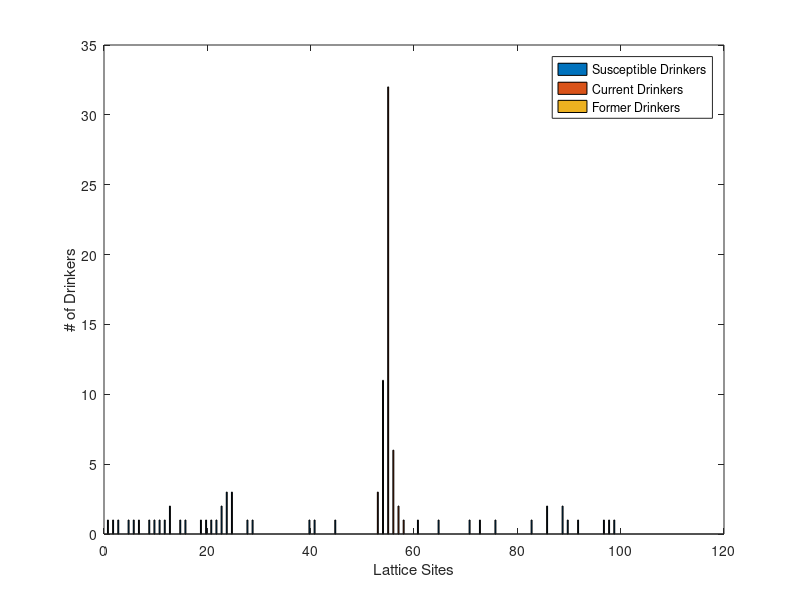
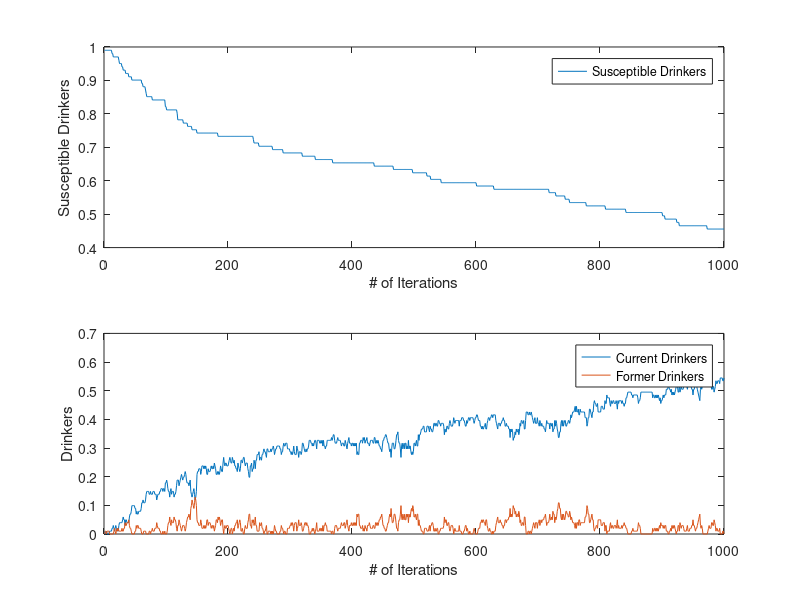

Recreate these plots in MATLAB, in order.
tic

N = 100; %number of lattices
Generations = 1000; %number of generations
p = .5; %probability of movement
pd = .3; %probability of drinkers to stop drinking
pr = .3; %probability of former drinkers to drink again

pb = .8; %probabality of attraction to bar (self-implemented)

S = zeros(1,N); %Susceptible
D = zeros(1,N); %Current Drinkers
R = zeros(1,N); %Former Drinkers
B = zeros(1,N); %Placement of Bar

%Storage of variables for per generation comparison
Sgen = zeros(Generations,1);
Dgen = zeros(Generations,1);
Rgen = zeros(Generations,1);
Bgen = zeros(Generations,1);

NumberOfBars = 5;

%Mapping Variable
Datay = zeros(N,3);

%Initialization of Susceptible Drinkers
for cnt = 1:N
    S(cnt) = 1;
end

%Initialization of Current Drinker in the middle of the lattice
D(floor(N/2)) = 1;

%Lattice Mapping 1
    for mcnt = 1:N
        Datay(mcnt,1) = S(mcnt);
        Datay(mcnt,2) = D(mcnt);
        Datay(mcnt,3) = R(mcnt);
    end
    Datax = 1:1:100;
    bar(Datax,Datay);
    legend('Susceptible Drinkers', 'Current Drinkers', 'Former Drinkers');
    xlabel('Lattice Sites');
    ylabel('# of Drinkers');
   
    pause
%End of Lattice Mapping

for iBar=1:NumberOfBars
    rowBar = randi([1,N]);
    B(rowBar) = B(rowBar) + 1;
    fprintf('A Bar is situated in %d\n', rowBar);
end

for gencnt = 1:Generations

    
    %Movement of Persons
    for mcnt = 1:N
        %Movement of S
        Scell = S(mcnt);
        for lcnt = 1:Scell
            switch(mcnt)
                case 1 %left most site can only move right
                    if rand() > (1-p)
                        S(mcnt) = S(mcnt) - 1;
                        S(mcnt+1) = S(mcnt+1) + 1;
                    end
                case N %right most site can only move left
                    if rand() > (1-p)
                        S(mcnt) = S(mcnt) - 1;
                        S(mcnt-1) = S(mcnt-1) + 1;
                    end
                otherwise %if at any site, 50-50 chance of going left or right
                    if rand() > (1-p)
                        if rand() > .5
                            S(mcnt) = S(mcnt) - 1;
                            S(mcnt+1) = S(mcnt+1) + 1;
                        else
                            S(mcnt) = S(mcnt) - 1;
                            S(mcnt-1) = S(mcnt-1) + 1;
                        end
                    end
            end
        end
        
        %Movement of D, only current drinkers are affected by the bar
        Dcell = D(mcnt);
        for lcnt = 1:Dcell
            if gencnt < 2
                switch(mcnt)
                    case 1 %left most site can only move right
                        if rand() > (1-p)
                            D(mcnt) = D(mcnt) - 1;
                            D(mcnt+1) = D(mcnt+1) + 1;
                        end
                    case N %right most site can only move left
                        if rand() > (1-p)
                            D(mcnt) = D(mcnt) - 1;
                            D(mcnt-1) = D(mcnt-1) + 1;
                        end
                    otherwise %if at any site and not within proximity of bar, 50-50 chance of going left or right
                        if rand() > (1-p)
                            if rand() > .5
                                D(mcnt) = D(mcnt) - 1;
                                D(mcnt+1) = D(mcnt+1) + 1;
                            else
                                D(mcnt) = D(mcnt) - 1;
                                D(mcnt-1) = D(mcnt-1) + 1;
                            end
                        end
                end
            else
                    switch(mcnt)%if current drinker is within proximity of a bar, it is more likely to move closer towards the bar.
                        case 1 %left most site can only move right
                            if B(mcnt) > 0 %if drinker is at the bar, it is less likely to move
                                if rand() > pb
                                    D(mcnt) = D(mcnt) - 1;
                                    D(mcnt+1) = D(mcnt+1) + 1;
                                end
                            else
                                if rand() > (1-p) %movement based on probability if not in bar
                                    D(mcnt) = D(mcnt) - 1;
                                    D(mcnt+1) = D(mcnt+1) + 1;
                                end
                            end
                        case N %right most site can only move left
                            if B(mcnt) > 0 %if drinker is at the bar, it is less likely to move
                                if rand() > pb
                                    D(mcnt) = D(mcnt) - 1;
                                    D(mcnt-1) = D(mcnt-1) + 1;
                                end
                            else
                                if rand() > (1-p) %movement based on probability if not in bar
                                    D(mcnt) = D(mcnt) - 1;
                                    D(mcnt-1) = D(mcnt-1) + 1;
                                end
                            end
                        otherwise
                            if B(mcnt) > 0 %if drinker is at the bar, it is less likely to move
                                if rand() > pb
                                    if rand() > .5 %50-50 chance of moving left or right from the bar
                                        D(mcnt) = D(mcnt) - 1;
                                        D(mcnt+1) = D(mcnt+1) + 1;
                                    else
                                        D(mcnt) = D(mcnt) - 1;
                                        D(mcnt-1) = D(mcnt-1) + 1;
                                    end
                                end
                            else
                                if rand() > (1-p) %movement based on probability if not in bar
                                    if rand() > (1-pb) %movement towards the bar is greatly favored if within proximity of it
                                        if (mcnt-rowBar) < 0
                                            D(mcnt) = D(mcnt) - 1;
                                            D(mcnt+1) = D(mcnt+1) + 1;
                                        elseif (mcnt-rowBar) >= 0
                                            D(mcnt) = D(mcnt) - 1;
                                            D(mcnt-1) = D(mcnt-1) + 1;
                                        end
                                    else
                                        if (mcnt-rowBar) < 0
                                            D(mcnt) = D(mcnt) - 1;
                                            D(mcnt-1) = D(mcnt-1) + 1;
                                        elseif (mcnt-rowBar) >= 0
                                            D(mcnt) = D(mcnt) - 1;
                                            D(mcnt+1) = D(mcnt+1) + 1;
                                        end
                                    end
                                end
                            end
                    end
            end
        end
        
        %Movement of R
        Rcell = R(mcnt);
        for lcnt = 1:Rcell
            switch(mcnt)
                case 1 %left most site can only move right
                    if rand() > (1-p)
                        R(mcnt) = R(mcnt) - 1;
                        R(mcnt+1) = R(mcnt+1) + 1;
                    end
                case N %right most site can only move left
                    if rand() > (1-p)
                        R(mcnt) = R(mcnt) - 1;
                        R(mcnt-1) = R(mcnt-1) + 1;
                    end
                otherwise %if at any site, 50-50 chance of going left or right
                    if rand() > (1-p)
                        if rand() > .5
                            R(mcnt) = R(mcnt) - 1;
                            R(mcnt+1) = R(mcnt+1) + 1;
                        else
                            R(mcnt) = R(mcnt) - 1;
                            R(mcnt-1) = R(mcnt-1) + 1;
                        end
                    end
            end
        end
    end
    
    %Conversion of Status
    %Susceptible to Drinking
    for scnt = 1:N
        T = S(scnt) + D(scnt) + R(scnt);
        sprob = D(scnt)/T;
        if sprob > rand() && S(scnt) > 0
            S(scnt) = S(scnt) - 1;
            D(scnt) = D(scnt) + 1;
        end
    end
    
    %Drinking to Former
    for dcnt = 1:N
        T = S(dcnt) + D(dcnt) + R(dcnt);
        dprob = (R(dcnt)/T) + pd;
        if dprob > rand() && D(dcnt) > 0
            D(dcnt) = D(dcnt) - 1;
            R(dcnt) = R(dcnt) + 1;
        end
    end
    
    %Former to Drinking
    for rcnt = 1:N
        T = S(rcnt) + D(rcnt) + R(rcnt);
        rprob = (D(rcnt)/T) + pr;
        if rprob > rand() && R(rcnt) > 0
            R(rcnt) = R(rcnt) - 1;
            D(rcnt) = D(rcnt) + 1;
        end
    end
    
    %Generation Values
    T = sum(S) + sum(D) + sum(R);
    gen = 1:1:Generations;
    Sgen(gencnt) = sum(S)/T;
    Dgen(gencnt) = sum(D)/T;
    Rgen(gencnt) = sum(R)/T;
    Bgen(gencnt) = D(rowBar);
    
    %Lattice Mapping 2
    if mod(gencnt,10) == 0 
        for mcnt = 1:N
            Datay(mcnt,1) = S(mcnt);
            Datay(mcnt,2) = D(mcnt);
            Datay(mcnt,3) = R(mcnt);
        end
        Datax = 1:1:100;
        bar(Datax,Datay);
        legend('Susceptible Drinkers', 'Current Drinkers', 'Former Drinkers');
        xlabel('Lattice Sites');
        ylabel('# of Drinkers');
        
        gencnt
        
        pause
    end
    %End of Lattice Mapping
end

figure
subplot(2,1,1);
plot(gen,Sgen);
legend('Susceptible Drinkers');
xlabel('# of Iterations');
ylabel('Susceptible Drinkers');

subplot(2,1,2);
plot(gen,Dgen);
hold on
plot(gen,Rgen);
legend('Current Drinkers','Former Drinkers');
xlabel('# of Iterations');
ylabel('Drinkers');

toc